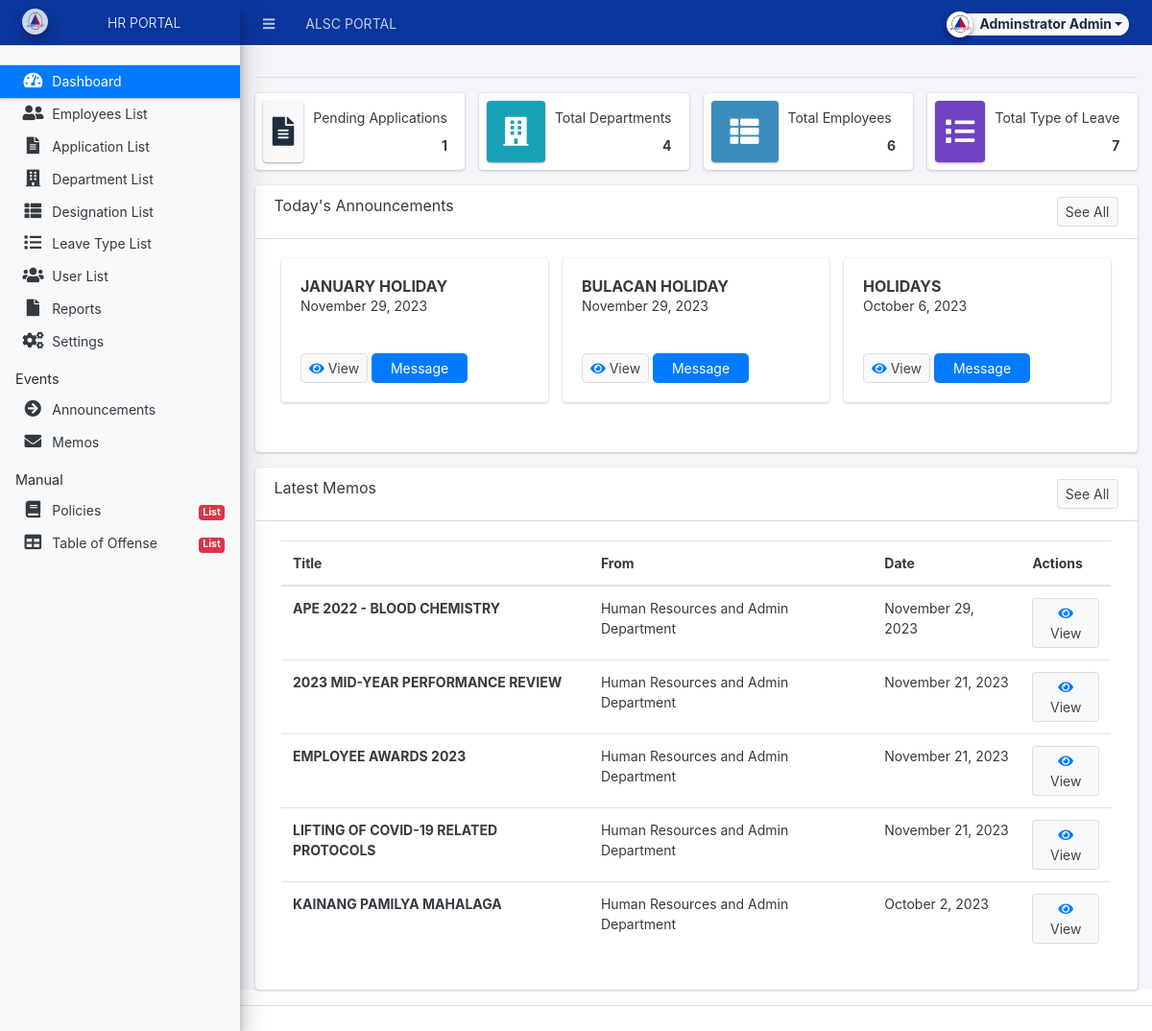
/admin/index.php (signed in), run on the app's committed database.
### tables this page shows
CREATE TABLE `announcement_list` (
  `id` int(30) NOT NULL,
  `title` text NOT NULL,
  `description` text NOT NULL,
  `date_created` datetime NOT NULL DEFAULT current_timestamp(),
  `date_updated` datetime DEFAULT NULL ON UPDATE current_timestamp(),
  `to_` text NOT NULL,
  `from_` text NOT NULL,
  `date_` datetime NOT NULL,
  `cc_` text NOT NULL,
  `ref_` text NOT NULL,
  `re_` text NOT NULL,
  `message` text NOT NULL,
  `file` text DEFAULT NULL
);

CREATE TABLE `memo_list` (
  `id` int(30) NOT NULL,
  `title` text NOT NULL,
  `description` text NOT NULL,
  `date_created` datetime NOT NULL DEFAULT current_timestamp(),
  `date_updated` datetime DEFAULT NULL ON UPDATE current_timestamp(),
  `to_` text NOT NULL,
  `from_` text NOT NULL,
  `date_` datetime NOT NULL,
  `cc_` text NOT NULL,
  `ref_` text NOT NULL,
  `re_` text NOT NULL
);

### classes/DBConnection.php (called while the page is built, shortened)
<?php
class DBConnection{
    private $host = DB_SERVER;
    private $username = DB_USERNAME;
    private $password = DB_PASSWORD;
    private $database = DB_NAME;
    public $conn;
    public function __construct(){
        if (!isset($this->conn)) {
            $this->conn = new mysqli($this->host, $this->username, $this->password, $this->database);
        }
    }
}
?>

### classes/SystemSettings.php (called while the page is built, shortened)
<?php
class SystemSettings extends DBConnection{
	function userdata($field = ''){
		if(!empty($field)){
			if(isset($_SESSION['userdata'][$field]))
				return $_SESSION['userdata'][$field];
			else
				return null;
		}else{
			return false;
		}
	}
}
$_settings = new SystemSettings();
?>

### admin/home.php (the view, shortened to what this page needs)
<hr class="bg-light">
<?php if($_settings->userdata('type') != 3): ?>
<div class="row">
          <div class="col-12 col-sm-6 col-md-3">
            <div class="info-box">
              <span class="info-box-icon bg-light elevation-1"><i class="fas fa-file-alt"></i></span>
              <div class="info-box-content">
                <span class="info-box-text">Pending Applications</span>
                <span class="info-box-number text-right">
                  <?php
                    $pending = $conn->query("SELECT * FROM `leave_applications` where type != 0 and status = 0 ")->num_rows;
                    echo number_format($pending);
                  ?>
                </span>
              </div>
            </div>
          </div>
          <div class="col-12 col-sm-6 col-md-3">
            <div class="info-box mb-3">
              <span class="info-box-icon bg-info elevation-1"><i class="fas fa-building"></i></span>
              <div class="info-box-content">
                <span class="info-box-text">Total Departments</span>
                <span class="info-box-number text-right">
                  <?php
                    $department = $conn->query("SELECT id FROM `department_list` ")->num_rows;
                    echo number_format($department);
                  ?>
                </span>
              </div>
            </div>
          </div>
          <div class="col-12 col-sm-6 col-md-3">
            <div class="info-box mb-3">
              <span class="info-box-icon bg-lightblue elevation-1"><i class="fas fa-th-list"></i></span>
              <div class="info-box-content">
                <span class="info-box-text">Total Employees</span>
                <span class="info-box-number text-right">
                <?php
                    $employee = $conn->query("SELECT DISTINCT(user_id) as total FROM `employee_meta`")->num_rows;
                    echo number_format($employee);
                  ?>
                </span>
              </div>
            </div>
          </div>
          <div class="col-12 col-sm-6 col-md-3">
            <div class="info-box mb-3">
              <span class="info-box-icon bg-purple elevation-1"><i class="fas fa-list"></i></span>
              <div class="info-box-content">
                <span class="info-box-text">Total Type of Leave</span>
                <span class="info-box-number text-right">
                <?php
                    $leave_types = $conn->query("SELECT id FROM `leave_types` where status = 1 ")->num_rows;
                    echo number_format($leave_types);
                  ?>
                </span>
              </div>
            </div>
          </div>
        </div>
<?php endif; ?>
<div class="card">
  <div class="card-header">
      <h3 class="card-title">Today's Announcements</h3>
      <div class="text-right">
        <a href="?page=announcement/announcement" class="btn btn-default btn-sm">See All</a>
      </div>
  </div>
  <div class="card-body">
    <div class="container-fluid">
      <div class="row">
        <?php
        $qry = $conn->query("SELECT * from `announcement_list` order by date_created desc LIMIT 3");
        while ($row = $qry->fetch_assoc()):
            $row['description'] = strip_tags(stripslashes(html_entity_decode($row['description'])));
        ?>
        <div class="col-md-4 mb-3">
          <div class="card " style="background-color: light; height: 150px;">
            <div class="card-body d-flex flex-column">
              <h5 class="card-title" style="font-weight: bold;"><?php echo $row['title'] ?></h5>
              <p class="card-text"><?php echo ($row['date_updated'] != null) ? date('F j, Y', strtotime($row['date_updated'])) : date('F j, Y', strtotime($row['date_created'])); ?></p>
              <div class="mt-auto">
                  <a class="btn btn-default btn-sm view_announce" style="border-radius:5px;" href="./?page=announcement/view_home&id=<?php echo $row['id'] ?>"><span class="fa fa-eye text-primary"></span> View</a>
                  <a class="btn btn-primary msg_announce" style="border-radius:5px;" href="javascript:void(0)" data-id="<?php echo $row['id'] ?>"><span></span> Message </a>
              </div>
            </div>
          </div>
        </div>
        <?php endwhile; ?>
      </div>
    </div>
  </div>
</div>
<div class="card">
  <div class="card-header">
    <h3 class="card-title">Latest Memos</h3>
      <div class="text-right">
        <a href="?page=memo/memo" class="btn btn-default btn-sm">See All</a>
      </div>
  </div>
  <div class="card-body">
    <div class="container-fluid">
      <table class="table">
        <thead>
          <tr>
            <th>Title</th>
            <th>From</th>
            <th>Date</th>
            <th>Actions</th>
          </tr>
        </thead>
        <tbody>
          <?php
          $qry = $conn->query("SELECT * from `memo_list` order by date_created desc LIMIT 5");
          while ($row = $qry->fetch_assoc()):
              $row['description'] = strip_tags(stripslashes(html_entity_decode($row['description'])));
          ?>
          <tr>
            <td style="font-weight: bold;"><?php echo $row['title'] ?></td>
            <td><?php echo $row['from_'] ?></td>
            <td><?php echo ($row['date_updated'] != null) ? date('F j, Y', strtotime($row['date_updated'])) : date('F j, Y', strtotime($row['date_created'])); ?></td>
            <td>
              <a class="btn btn-default btn-sm view_memo" href="javascript:void(0)" data-id="<?php echo $row['id'] ?>"><span class="fa fa-eye text-primary"></span> View</a>
            </td>
          </tr>
          <?php endwhile; ?>
        </tbody>
      </table>
    </div>
  </div>
</div>

### data on the page
announcement_list: title "JANUARY HOLIDAY", date_created "November 29, 2023"
announcement_list: title "BULACAN HOLIDAY", date_updated "November 29, 2023"
announcement_list: title "HOLIDAYS", date_updated "October 6, 2023"
memo_list: title "APE 2022 - BLOOD CHEMISTRY", from_ "Human Resources and Admin Department", date_updated "November 29, 2023"
memo_list: title "2023 MID-YEAR PERFORMANCE REVIEW", from_ "Human Resources and Admin Department", date_updated "November 21, 2023"
memo_list: title "EMPLOYEE AWARDS 2023", from_ "Human Resources and Admin Department", date_updated "November 21, 2023"
memo_list: title "LIFTING OF COVID-19 RELATED PROTOCOLS", from_ "Human Resources and Admin Department", date_updated "November 21, 2023"
memo_list: title "KAINANG PAMILYA MAHALAGA", from_ "Human Resources and Admin Department", date_updated "October 2, 2023"

### other printed values
$_settings->info('name') "ALSC PORTAL"
$_settings->userdata('firstname').' '.$_settings->userdata('lastname') "Adminstrator Admin"
$_settings->info('short_name') "HR PORTAL"
$pending "1"
$department "4"
$employee "6"
$leave_types "7"
